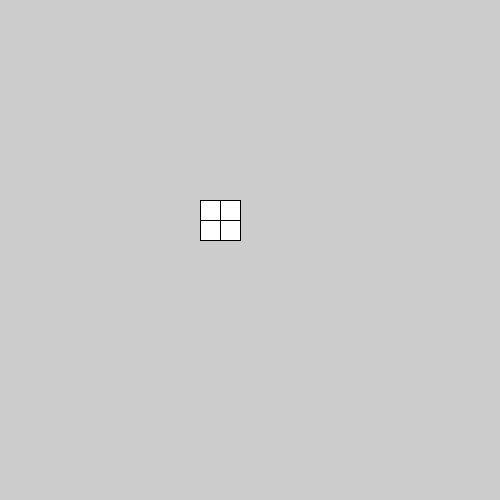
Frame 1 (no input)
Frame 60 (the mouse pressed at the canvas centre just before this capture): identical to frame 1, image omitted
Frame 120 (the mouse held since frame 60 and released just before this capture): identical to frame 1, image omitted

The Processing sketch that drew this single still picture (run headless with seeded random() and noise(); from frame 60 on, the mouse is pressed at the canvas centre):

// Processing sketch: rubiks_cube_2x2
// ── rubiks_cube_2x2.pde
float zichtbaarKantje = 0;
color[] vlakje = {color(255,255,255),color(255,255,255),color(255,255,255),color(255,255,255),  
color(255,0,0),color(255,0,0),color(255,0,0),color(255,0,0),
color(0,255,0),color(0,255,0),color(0,255,0),color(0,255,0),
color(0,0,255),color(0,0,255),color(0,0,255),color(0,0,255),
color(250,255,15),color(250,255,15),color(250,255,15),color(250,255,15),
color(255,120,15),color(255,120,15),color(255,120,15),color(255,120,15)
};


//color x = vlakje 1
//vlakje 1 = vlakje 5
//vlAKJE 5 = X


void setup(){
size(500,500);

}
void draw(){
if(zichtbaarKantje == 0){
    fill(vlakje[0]);
    rect(200,200,20,20);
    fill(vlakje[1]);
    rect(200,220,20,20);
    fill(vlakje[2]);
    rect(220,200,20,20);
    fill(vlakje[3]);
    rect(220,220,20,20);
  }
if(zichtbaarKantje == 1){  
    fill(vlakje[4]);
    rect(200,200,20,20);
    fill(vlakje[5]);
    rect(200,220,20,20);
    fill(vlakje[6]);
    rect(220,200,20,20);
    fill(vlakje[7]);
    rect(220,220,20,20);
}
if(zichtbaarKantje == 2){
    fill(vlakje[8]);
    rect(200,200,20,20);
    fill(vlakje[9]);
    rect(200,220,20,20);
    fill(vlakje[10]);
    rect(220,200,20,20);
    fill(vlakje[11]);
    rect(220,220,20,20);
}
    if(zichtbaarKantje == 3){
    fill(vlakje[12]);
    rect(200,200,20,20);
    fill(vlakje[13]);
    rect(200,220,20,20);
    fill(vlakje[14]);
    rect(220,200,20,20);
    fill(vlakje[15]);
    rect(220,220,20,20);
}
if(zichtbaarKantje == 4){
    fill(vlakje[16]);
    rect(200,200,20,20);
    fill(vlakje[17]);
    rect(200,220,20,20);
    fill(vlakje[18]);
    rect(220,200,20,20);
    fill(vlakje[19]);
    rect(220,220,20,20);
}
if(zichtbaarKantje == 5){
     fill(vlakje[20]);
    rect(200,200,20,20);
    fill(vlakje[21]);
    rect(200,220,20,20);
    fill(vlakje[22]);
    rect(220,200,20,20);
    fill(vlakje[23]);
    rect(220,220,20,20); 
}    
if (keyPressed){
  if(keyCode == UP){
 vlakje[0] = vlakje [12];   
 vlakje [2] = vlakje [14];
 vlakje [8] = vlakje [0];
 vlakje [10] = vlakje [2];
 vlakje [20] = vlakje [8];
 vlakje [22] = vlakje [10];
 vlakje [12] = vlakje [20];
 vlakje [14] = vlakje [22];
}
}
if (keyPressed){
  if (keyCode == RIGHT){
     vlakje[1] = vlakje [13];   
 vlakje [3] = vlakje [15];
 vlakje [9] = vlakje [1];
 vlakje [11] = vlakje [3];
 vlakje [21] = vlakje [9];
 vlakje [23] = vlakje [11];
 vlakje [13] = vlakje [21];
vlakje [15] = vlakje [23];
  }
}
  
  
}
